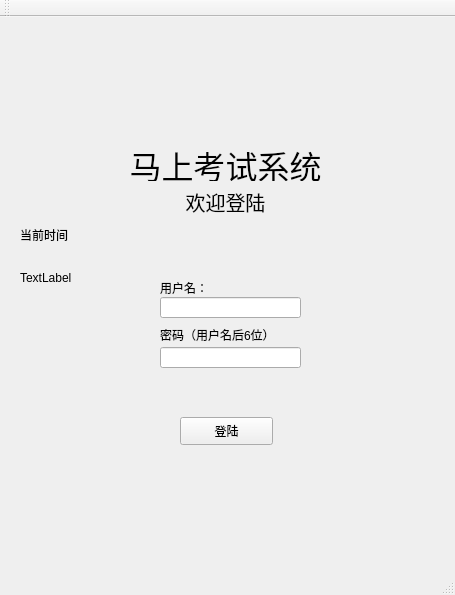
<?xml version="1.0" encoding="UTF-8"?>
<ui version="4.0">
 <class>MainWindow</class>
 <widget class="QMainWindow" name="MainWindow">
  <property name="enabled">
   <bool>true</bool>
  </property>
  <property name="geometry">
   <rect>
    <x>0</x>
    <y>0</y>
    <width>455</width>
    <height>595</height>
   </rect>
  </property>
  <property name="minimumSize">
   <size>
    <width>455</width>
    <height>595</height>
   </size>
  </property>
  <property name="maximumSize">
   <size>
    <width>455</width>
    <height>595</height>
   </size>
  </property>
  <property name="font">
   <font>
    <family>Arial</family>
   </font>
  </property>
  <property name="windowTitle">
   <string>MainWindow</string>
  </property>
  <widget class="QWidget" name="centralWidget">
   <widget class="QLabel" name="label_3">
    <property name="geometry">
     <rect>
      <x>160</x>
      <y>260</y>
      <width>131</width>
      <height>21</height>
     </rect>
    </property>
    <property name="text">
     <string>用户名：</string>
    </property>
   </widget>
   <widget class="QPushButton" name="pushButton_3">
    <property name="geometry">
     <rect>
      <x>180</x>
      <y>400</y>
      <width>93</width>
      <height>28</height>
     </rect>
    </property>
    <property name="text">
     <string>登陆</string>
    </property>
   </widget>
   <widget class="QLabel" name="label_4">
    <property name="geometry">
     <rect>
      <x>160</x>
      <y>310</y>
      <width>151</width>
      <height>16</height>
     </rect>
    </property>
    <property name="text">
     <string>密码（用户名后6位）</string>
    </property>
   </widget>
   <widget class="QLineEdit" name="lineEdit_2">
    <property name="geometry">
     <rect>
      <x>160</x>
      <y>330</y>
      <width>141</width>
      <height>21</height>
     </rect>
    </property>
   </widget>
   <widget class="QLineEdit" name="lineEdit">
    <property name="geometry">
     <rect>
      <x>160</x>
      <y>280</y>
      <width>141</width>
      <height>21</height>
     </rect>
    </property>
   </widget>
   <widget class="QLabel" name="label_5">
    <property name="geometry">
     <rect>
      <x>20</x>
      <y>210</y>
      <width>72</width>
      <height>15</height>
     </rect>
    </property>
    <property name="text">
     <string>当前时间</string>
    </property>
   </widget>
   <widget class="QLabel" name="label_6">
    <property name="geometry">
     <rect>
      <x>20</x>
      <y>230</y>
      <width>151</width>
      <height>61</height>
     </rect>
    </property>
    <property name="text">
     <string>TextLabel</string>
    </property>
   </widget>
   <widget class="QWidget" name="layoutWidget">
    <property name="geometry">
     <rect>
      <x>60</x>
      <y>120</y>
      <width>331</width>
      <height>91</height>
     </rect>
    </property>
    <layout class="QVBoxLayout" name="verticalLayout">
     <item>
      <widget class="QLabel" name="label">
       <property name="font">
        <font>
         <family>黑体</family>
         <pointsize>24</pointsize>
        </font>
       </property>
       <property name="layoutDirection">
        <enum>Qt::LeftToRight</enum>
       </property>
       <property name="text">
        <string>马上考试系统</string>
       </property>
       <property name="alignment">
        <set>Qt::AlignCenter</set>
       </property>
      </widget>
     </item>
     <item>
      <widget class="QLabel" name="label_2">
       <property name="font">
        <font>
         <family>黑体</family>
         <pointsize>15</pointsize>
        </font>
       </property>
       <property name="layoutDirection">
        <enum>Qt::LeftToRight</enum>
       </property>
       <property name="text">
        <string>欢迎登陆</string>
       </property>
       <property name="alignment">
        <set>Qt::AlignCenter</set>
       </property>
      </widget>
     </item>
    </layout>
   </widget>
  </widget>
  <widget class="QMenuBar" name="menuBar">
   <property name="geometry">
    <rect>
     <x>0</x>
     <y>0</y>
     <width>455</width>
     <height>21</height>
    </rect>
   </property>
  </widget>
  <widget class="QToolBar" name="mainToolBar">
   <attribute name="toolBarArea">
    <enum>TopToolBarArea</enum>
   </attribute>
   <attribute name="toolBarBreak">
    <bool>false</bool>
   </attribute>
  </widget>
  <widget class="QStatusBar" name="statusBar"/>
 </widget>
 <layoutdefault spacing="6" margin="11"/>
 <resources/>
 <connections/>
</ui>
